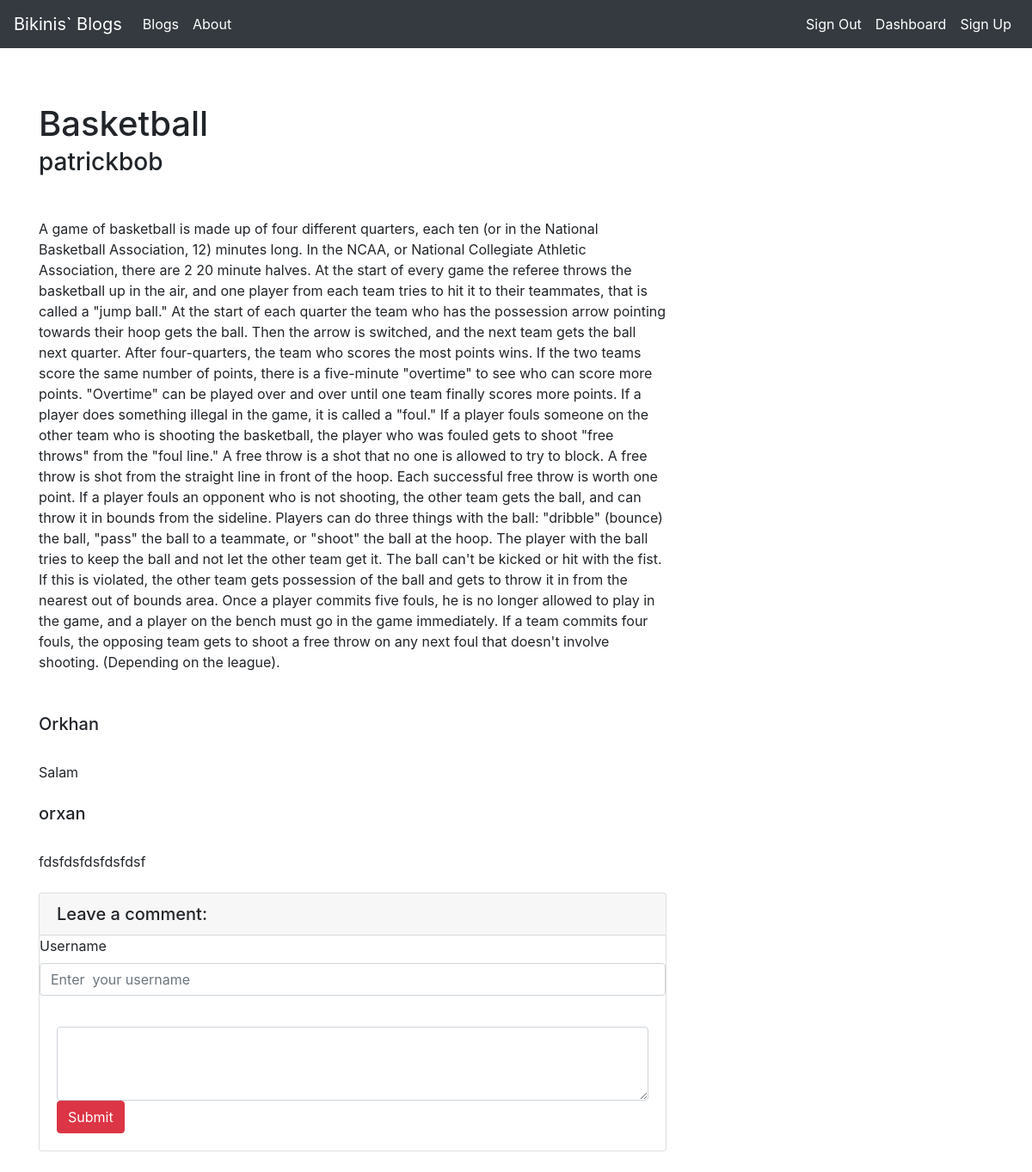
Page /article/20/ (signed in) on the committed database.
### blog_app/models.py (models this page shows, shortened)
class Blog(models.Model):
    author = models.ForeignKey("auth.user",on_delete=models.CASCADE)
    topics = models.CharField(max_length=50)
    name = models.CharField(max_length=50)
    content = RichTextField()
    pub_date = models.DateTimeField(auto_now_add=True)
    article_image = models.FileField(blank = True, null = True, verbose_name = "Import image")
    class Meta():
        ordering = ['-pub_date']

class Comment(models.Model):
    blog = models.ForeignKey(Blog, on_delete = models.CASCADE, verbose_name="Comments",related_name="comments",null= "True")
    comment_author = models.CharField(max_length=50, verbose_name ="Author", null= "True")
    comment_content = models.CharField(max_length=250, verbose_name ="Comment", null= "True")

### blog_app/views.py (the view)
# urls.py: path('article/<int:id>/',details, name = 'details'),
@login_required(login_url="/user/login/")
def details(request,id):
    article = get_object_or_404(Blog,id = id)
    comments = article.comments.all()
    context ={
        "article" : article,
        "comments": comments
    }
    return render(request,"detail.html",context)

### blog_app/templates/detail.html (shortened to what this page needs)
{% extends 'layout.html' %}
{% block body %}
    <div class="row">
                <div class="col-lg-8">
                    <article>
                        <header class="mb-4">
                            <h1 class="fw-bolder mb-1">{{article.name}}</h1>
                            <h3>{{article.author.username}}</h3>
                        </header>
                        <section class="mb-5">
                         <p>{{article.content|safe}}</p>
                        </section>
                    </article>
          {% if comments %}
          {% for comment in comments  %}
             <div class="media mb-4">
          <div class="media-body">
            <h5 class="mt-0">{{ comment.comment_author}}</h5>
            <br>
            {{comment.comment_content}}
          </div>
        </div>
          {% endfor %}
          {% else %}
            <div class  = "alert alert-danger">There is no comments </div>
          {% endif %}
 <div class="card my-4">
     <h5 class = "card-header">Leave a comment:</h5>
     <div class="form-group">
        <label for="exampleInputEmail1">Username</label>
        <input name = "comment_author" class="form-control"  placeholder="Enter  your username">
     </div>
    <div class = "card-body">
            <form  method ="Post" action="{% url 'comment' article.id %}">
            <div>
            <textarea  name= "comment_content"class ="form-control" rows ="3"> </textarea>
            </div>
            <button type = "submit" class = "btn btn-danger">Submit</button>
            </form>
        </div>
        </div>
</div>
{% endblock body %}

### rows in the picture
Blog: name "Basketball", author.username "patrickbob", content "A game of basketball is made up of four different quarters, each ten (or in the National Basketball Association, 12) minutes long. In the NCAA, or National Collegiate Athletic Association, there are 2 20 minute halves. At the start of every game the referee throws the basketball up in the air, and one player from each team tries to hit it to their teammates, that is called a \"jump ball.\" At the start of each quarter the team who has the possession arrow pointing towards their hoop gets the ball. Then the arrow is switched, and the next team gets the ball next quarter. After four-quarters, the team who scores the most points wins. If the two teams score the same number of points, there is a…"
Comment: comment_author "Orkhan", comment_content "Salam"
Comment: comment_author "orxan", comment_content "fdsfdsfdsfdsfdsf"
